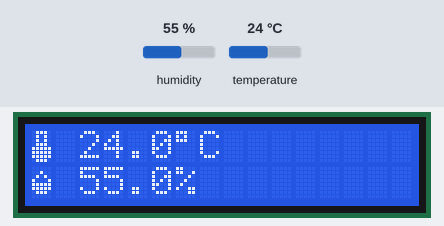
This program was run on a simulated ESP8266 (NodeMCU). Parts: 16×2 character LCD. Inputs (shaded band) come from the test bench; at power-on: humidity 55 %, temperature 24 °C. WiFi joins after 1.5 s; servers stay silent unless stated; no MQTT or app messages arrive unless stated.

Above: at 4.9 s.
5.0 s: humidity set to 22 %
At 9.2 s:
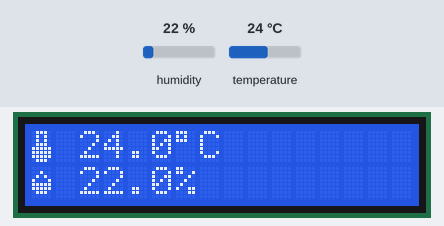
9.9 s: temperature set to 12 °C
At 13.8 s:
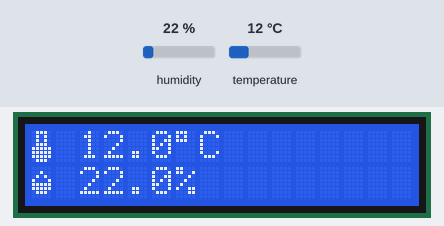
14.8 s: humidity set to 40 %
At 17.3 s:
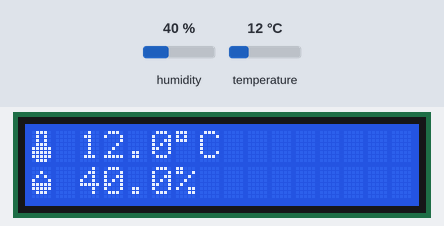
19.7 s: temperature set to 19 °C
At 21.3 s:
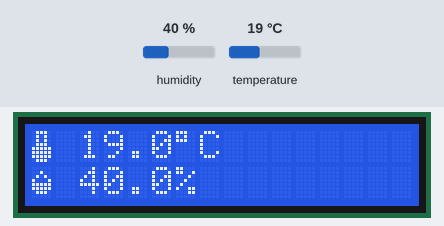
Timing chart, 0 to 22.8 s (numbered marks = the images above; inputs shaded):
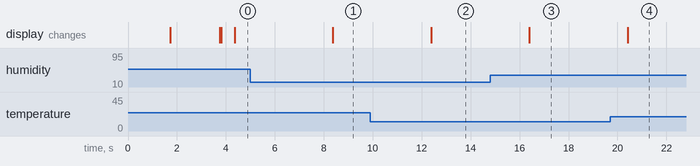

Measured:
- after the input at 5.0 s, the display: changes after 3.4 s (image 1)
- after the input at 9.9 s, the display: changes after 2.5 s (image 2)
- after the input at 14.8 s, the display: changes after 1.6 s (image 3)
- after the input at 19.7 s, the display: changes after 0.72 s (image 4)

The program:

main.cpp
```cpp
#include <Arduino.h>
#include <ESP8266WiFi.h>
#include <Wire.h>
#include <PubSubClient.h>
#include <LiquidCrystal_I2C.h>
#include <DHT.h>

const char *ssid = "LULUK"; // Ubah SSID dengan SSID wifi anda
const char *password = "kynanti123"; // Ubah password dengan password wifi anda
const char *mqtt_server = "152.69.200.232";
WiFiClient espClient;
PubSubClient client(espClient);
LiquidCrystal_I2C lcd(0x3F, 16, 2);
DHT dht(D5, DHT11);
unsigned long previousDHT = 0, previousSend = 0;
char buff[33];
float t, h;
byte tempChar[] = {0x0E, 0x0A, 0x0A, 0x0E, 0x1F, 0x1F, 0x1F, 0x0E};
byte humidChar[] = {0x00, 0x04, 0x0A, 0x11, 0x1F, 0x1F, 0x0E, 0x00};

void setup_wifi() {
  WiFi.mode(WIFI_STA);
  WiFi.begin(ssid, password);
  while (WiFi.status() != WL_CONNECTED) {
    lcd.setCursor(0, 0);
    lcd.print("  Connecting to ");
    lcd.setCursor(0, 1);
    lcd.print(ssid);
    delay(250);
  }
  lcd.clear();
  lcd.setCursor(0, 0);
  lcd.print("   CONNECTED!   ");
  lcd.setCursor(0, 1);
  lcd.print(WiFi.localIP().toString());
  delay(2000);
  lcd.clear();
}

void reconnect() {
  while (!client.connected()) {
    lcd.setCursor(0, 0);
    lcd.print("Connecting MQTT");
    if (client.connect("kelompok6")) {
      lcd.setCursor(0, 1);
      lcd.print("   CONNECTED!   ");
    } else {
      lcd.setCursor(0, 1);
      lcd.print("     FAILED!    ");
    }
    delay(500);
    lcd.clear();
  }
}

void setup() {
  // put your setup code here, to run once:
  lcd.init();
  lcd.backlight();
  lcd.createChar(1, tempChar);
  lcd.createChar(2, humidChar);
  setup_wifi();
  client.setServer(mqtt_server, 1883);
  dht.begin();
}

void loop() {
  // put your main code here, to run repeatedly:
  if (!client.connected()) {
    reconnect();
  }
  if (!client.loop()) {
    client.connect("kelompok6");
  }
  unsigned long currentDHT = millis();
  if (currentDHT - previousDHT >= 2000) {
    previousDHT = currentDHT;
    h = dht.readHumidity();
    t = dht.readTemperature();
  }
  lcd.setCursor(0, 0);
  lcd.write(1);
  dtostrf(t, 2, 1, buff);
  lcd.setCursor(2, 0);
  lcd.print(buff);
  lcd.setCursor(6, 0);
  lcd.print("\xDF" "C");
  lcd.setCursor(0, 1);
  lcd.write(2);
  dtostrf(h, 2, 1, buff);
  lcd.setCursor(2, 1);
  lcd.print(buff);
  lcd.setCursor(6, 1);
  lcd.print("%");

  unsigned long currentSend = millis();
  if (currentSend - previousSend >= 1000) {
    previousSend = currentSend;
    char tempSuhu[8];
    dtostrf(t, 1, 2, tempSuhu);
    client.publish("kel6/suhu", tempSuhu);

    char tempHumidity[8];
    dtostrf(h, 1, 2, tempHumidity);
    client.publish("kel6/kelembapan", tempHumidity);
  }
}
```
